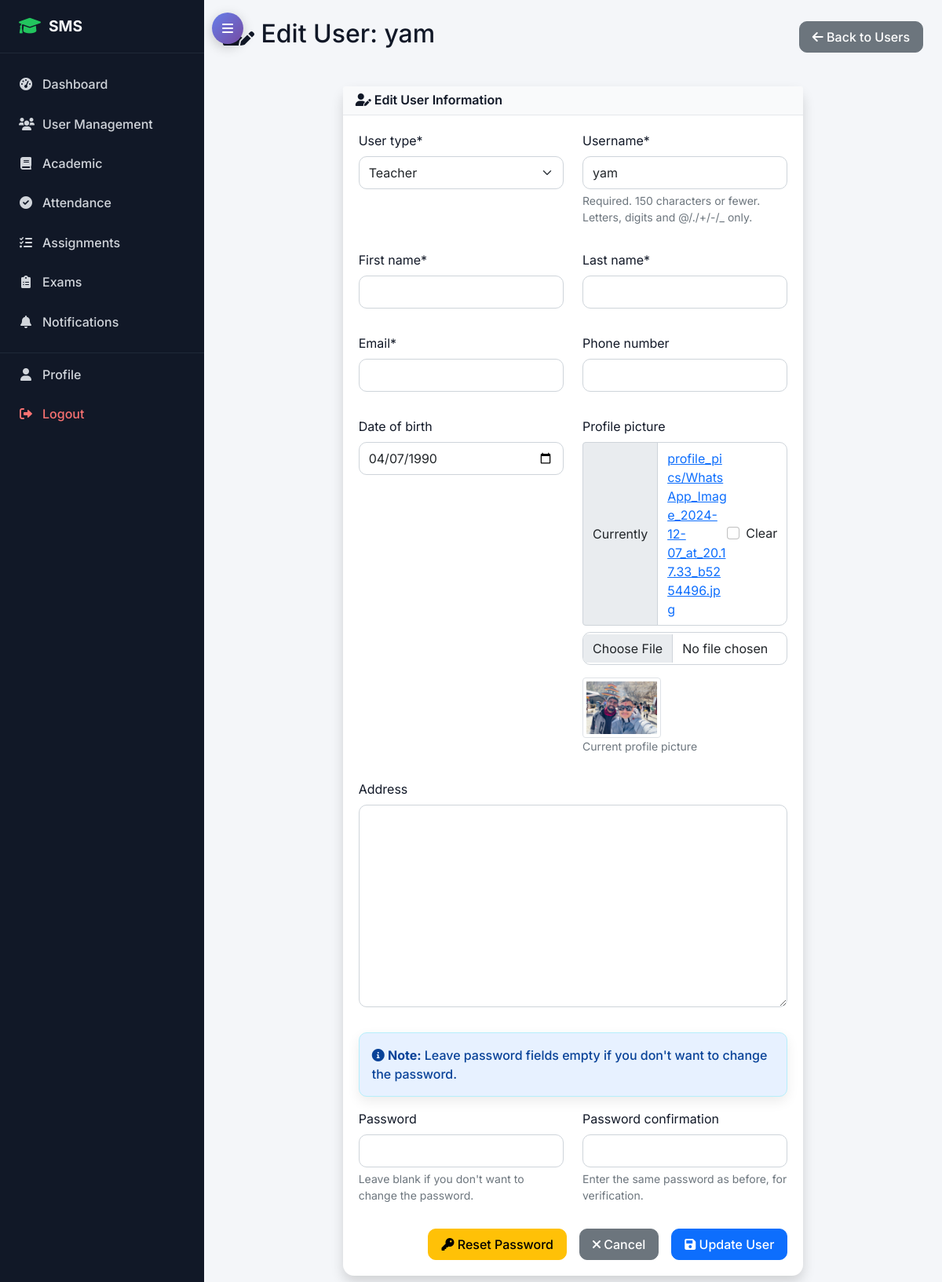
The page /accounts/admin/users/51/edit/ (signed in) on the database as committed earlier.
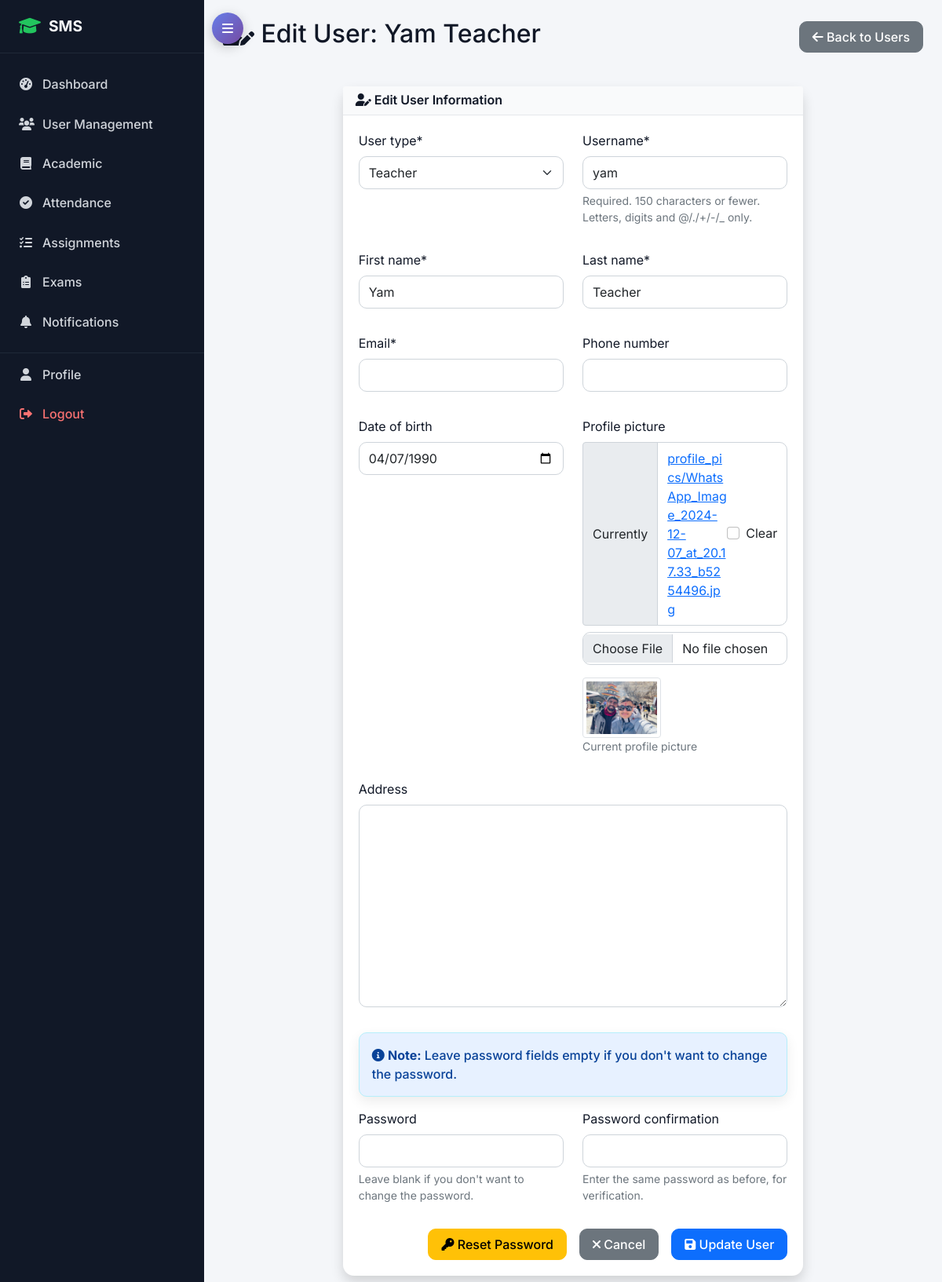
The same page on the database as committed later.
### accounts/models.py (models this page shows, shortened)
class User(AbstractUser):
    USER_TYPE_CHOICES = (
        ('admin', 'Admin'),
        ('student', 'Student'),
        ('teacher', 'Teacher'),
        ('parent', 'Parent'),
    )
    user_type = models.CharField(max_length=10, choices=USER_TYPE_CHOICES)
    phone_regex = RegexValidator(regex=r'^\+?1?\d{9,15}$', message="Phone number must be entered in the format: '+999999999'. Up to 15 digits allowed.")
    phone_number = models.CharField(validators=[phone_regex], max_length=17, blank=True)
    address = models.TextField(blank=True)
    date_of_birth = models.DateField(null=True, blank=True)
    profile_picture = models.ImageField(upload_to='profile_pics/', blank=True, null=True)
    is_active = models.BooleanField(default=True)
    created_at = models.DateTimeField(auto_now_add=True)
    updated_at = models.DateTimeField(auto_now=True)

### accounts/views.py (the view)
# urls.py: path('admin/users/<int:user_id>/edit/', views.admin_edit_user, name='admin_edit_user'),
@login_required
@user_passes_test(is_admin)
def admin_edit_user(request, user_id):
    user = get_object_or_404(User, id=user_id)
    if request.method == 'POST':
        user_form = UserRegistrationForm(request.POST, request.FILES, instance=user)
        if user_form.is_valid():
            user_form.save()
            messages.success(request, f'{user.get_user_type_display()} account updated successfully!')
            return redirect('accounts:admin_user_list')
    else:
        user_form = UserRegistrationForm(instance=user)
    context = {
        'form': user_form,
        'user_obj': user
    }
    return render(request, 'accounts/admin_edit_user.html', context)

### accounts/forms.py (shortened to what this page needs)
class UserRegistrationForm(UserCreationForm):
    email = forms.EmailField(required=True)
    first_name = forms.CharField(max_length=30, required=True)
    last_name = forms.CharField(max_length=30, required=True)
    phone_number = forms.CharField(max_length=17, required=False)
    address = forms.CharField(widget=forms.Textarea, required=False)
    date_of_birth = forms.DateField(widget=forms.DateInput(attrs={'type': 'date'}), required=False)
    class Meta:
        model = User
        fields = ('username', 'email', 'first_name', 'last_name', 'phone_number',
                 'address', 'date_of_birth', 'password1', 'password2', 'user_type', 'profile_picture')
    def __init__(self, *args, **kwargs):
        super().__init__(*args, **kwargs)
        for field in self.fields:
            self.fields[field].widget.attrs.update({'class': 'form-control'})
        if self.instance and self.instance.pk:
            self.fields['password1'].required = False
            self.fields['password2'].required = False
            self.fields['password1'].help_text = 'Leave blank if you don\'t want to change the password.'

### templates/accounts/admin_edit_user.html (shortened to what the changed rows need)
{% extends 'base.html' %}
{% load crispy_forms_tags %}
{% block content %}
<div class="row">
    <div class="col-12">
        <div class="d-flex justify-content-between align-items-center mb-4">
            <h2><i class="fas fa-user-edit"></i> Edit User: {{ user_obj.get_full_name|default:user_obj.username }}</h2>
            <a href="{% url 'accounts:admin_user_list' %}" class="btn btn-secondary">
                <i class="fas fa-arrow-left"></i> Back to Users
            </a>
        </div>
    </div>
</div>
<div class="row justify-content-center">
    <div class="col-lg-8">
        <div class="card shadow">
            <div class="card-body">
                <form method="post" enctype="multipart/form-data">
                    <div class="row">
                        <div class="col-md-6">
                            {{ form.user_type|as_crispy_field }}
                        </div>
                        <div class="col-md-6">
                            {{ form.username|as_crispy_field }}
                        </div>
                    </div>
                    <div class="row">
                        <div class="col-md-6">
                            {{ form.first_name|as_crispy_field }}
                        </div>
                        <div class="col-md-6">
                            {{ form.last_name|as_crispy_field }}
                        </div>
                    </div>
                    <div class="row">
                        <div class="col-md-6">
                            {{ form.email|as_crispy_field }}
                        </div>
                        <div class="col-md-6">
                            {{ form.phone_number|as_crispy_field }}
                        </div>
                    </div>
                    <div class="row">
                        <div class="col-md-6">
                            {{ form.date_of_birth|as_crispy_field }}
                        </div>
                        <div class="col-md-6">
                            {{ form.profile_picture|as_crispy_field }}
                            {% if user_obj.profile_picture %}
                                <div class="mt-2">
                                    <img src="{{ user_obj.profile_picture.url }}" class="img-thumbnail" width="100">
                                    <p class="small text-muted">Current profile picture</p>
                                </div>
                            {% endif %}
                        </div>
                    </div>
                    <div class="row">
                        <div class="col-12">
                            {{ form.address|as_crispy_field }}
                        </div>
                    </div>
                </form>
            </div>
        </div>
    </div>
</div>
{% endblock %}

Rows that differ between the two databases and show on the page:
changed User "Teacher": get_full_name "yam" → "Yam Teacher"; first_name (not shown) → "Yam"; last_name (not shown) → "Teacher"
